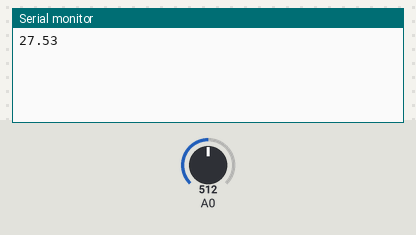
Recording of a sketch running on a simulated Arduino Uno, built with avr-gcc and run on an emulated ATmega328P. Shown: the last lines printed to the serial monitor. Inputs (shaded band) come from the test bench; at power-on: A0 = 512.

Above: at 1.3 s.
1.4 s: A0 set to 716
At 3.4 s:
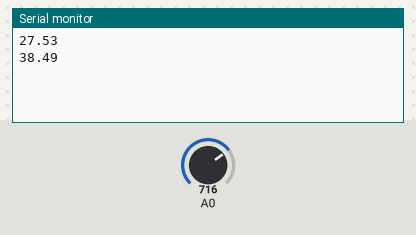
4.1 s: A0 set to 900
At 4.9 s:
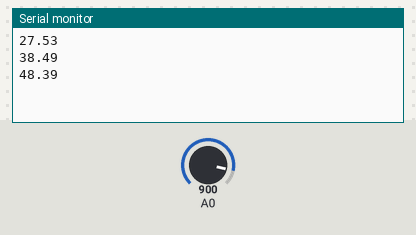
Timing chart, 0 to 7.1 s (numbered marks = the images above; inputs shaded):
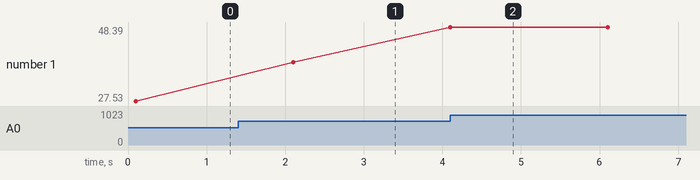

Measured:
- after the input at 1.4 s, the serial monitor: prints a new line after 0.70 s (image 1)
- after the input at 4.1 s, the serial monitor: prints a new line at once (image 2)
- plotted number 1: 27.53 → 38.49 after the input at 1.4 s, 38.49 → 48.39 after the input at 4.1 s

The sketch:

Voltage_Listerner_2017_04_17_1559.ino
```cpp
// Voltage_Listernernote
// listens to incoming voltage and sends data to Voltage_Actioner
// which sits on the Windows10 PC.
// Voltage_Listerner does not take any action, it just passes value to Voltage_Actioner

// if 50V voltage divider is used, then next line needs to be defined
#define VOLTAGE_DIVIDER_50V

float fVoltageSensor = 0;
float fVoltage = 0.0;

void setup()
{
  pinMode(A0, INPUT);
  Serial.begin(9600);
  delay(100);
}

void loop() {
  fVoltageSensor = analogRead(A0);

  #ifdef VOLTAGE_DIVIDER_50V
    fVoltage = (fVoltageSensor * 5)/1023 * 11;
  #else
    fVoltage = (fVoltageSensor * 5)/1023;
  #endif

  Serial.println(fVoltage);
  delay(2000);
}
```
